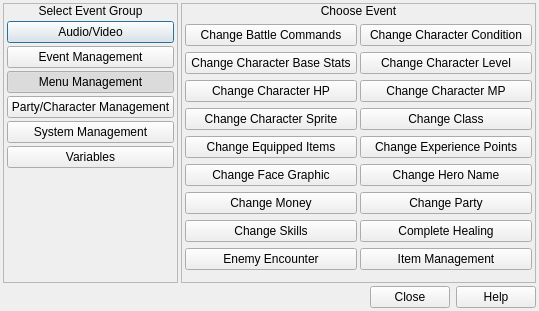
<?xml version="1.0" encoding="UTF-8"?>
<ui version="4.0">
 <class>BrowseMenuEvents</class>
 <widget class="QDialog" name="BrowseMenuEvents">
  <property name="geometry">
   <rect>
    <x>0</x>
    <y>0</y>
    <width>539</width>
    <height>311</height>
   </rect>
  </property>
  <property name="windowTitle">
   <string>Menu Events</string>
  </property>
  <property name="windowIcon">
   <iconset resource="gui_icons.qrc">
    <normaloff>:/icons/openrpgmaker.png</normaloff>:/icons/openrpgmaker.png</iconset>
  </property>
  <property name="styleSheet">
   <string notr="true">.QFrame
{
	border-width: 1px;
	border-style: solid;
	border-color: palette(window-text);
}

.QFrame&gt;QLabel
{
	border-width: 0px;
	background-color: palette(window-text);
	color: palette(window);
	font-weight: bold;
}

.QFrame&gt;QCheckBox
{
	background-color: palette(window-text);
	border-width: 0px;
	border-style: none;
	color: palette(window);
	spacing: 3px;
	font-weight: bold;
	padding: 0px 0px 0px 3px;
}

.QFrame&gt;QCheckBox::indicator
{
	min-width: 8px;
	max-width: 8px;
	min-height: 8px;
	max-height: 8px;
	width: 8px;
	height: 8px;
	border-width: 2px;
	border-radius: 0px;
	border-style: ridge;
	border-color: palette(mid);
}

.QFrame&gt;QCheckBox::indicator:unchecked
{
	background-color: palette(base);
}

.QFrame&gt;QCheckBox::indicator:checked
{
	background-color: palette(window-text);
}

.QFrame&gt;QCheckBox::indicator:hover
{
	border-color: palette(highlight);
}</string>
  </property>
  <layout class="QVBoxLayout" name="verticalLayout_17">
   <property name="spacing">
    <number>3</number>
   </property>
   <property name="margin">
    <number>3</number>
   </property>
   <item>
    <layout class="QHBoxLayout" name="horizontalLayout_7">
     <property name="spacing">
      <number>3</number>
     </property>
     <item>
      <widget class="QFrame" name="frame_11">
       <property name="frameShape">
        <enum>QFrame::StyledPanel</enum>
       </property>
       <property name="frameShadow">
        <enum>QFrame::Raised</enum>
       </property>
       <layout class="QVBoxLayout" name="verticalLayout_11">
        <property name="spacing">
         <number>0</number>
        </property>
        <property name="margin">
         <number>0</number>
        </property>
        <item>
         <widget class="QLabel" name="label_11">
          <property name="sizePolicy">
           <sizepolicy hsizetype="Preferred" vsizetype="Fixed">
            <horstretch>0</horstretch>
            <verstretch>0</verstretch>
           </sizepolicy>
          </property>
          <property name="text">
           <string>Select Event Group</string>
          </property>
          <property name="alignment">
           <set>Qt::AlignCenter</set>
          </property>
         </widget>
        </item>
        <item>
         <widget class="QWidget" name="widget_21" native="true">
          <layout class="QVBoxLayout" name="verticalLayout_12">
           <property name="spacing">
            <number>3</number>
           </property>
           <property name="margin">
            <number>3</number>
           </property>
           <item>
            <widget class="QPushButton" name="bAudioVideo">
             <property name="text">
              <string>Audio/Video</string>
             </property>
             <property name="checkable">
              <bool>true</bool>
             </property>
             <property name="autoExclusive">
              <bool>true</bool>
             </property>
            </widget>
           </item>
           <item>
            <widget class="QPushButton" name="bEventManagement">
             <property name="text">
              <string>Event Management</string>
             </property>
             <property name="checkable">
              <bool>true</bool>
             </property>
             <property name="autoExclusive">
              <bool>true</bool>
             </property>
            </widget>
           </item>
           <item>
            <widget class="QPushButton" name="bMenuManagement">
             <property name="text">
              <string>Menu Management</string>
             </property>
             <property name="checkable">
              <bool>true</bool>
             </property>
             <property name="checked">
              <bool>true</bool>
             </property>
             <property name="autoExclusive">
              <bool>true</bool>
             </property>
            </widget>
           </item>
           <item>
            <widget class="QPushButton" name="bPartyCharacterManagement">
             <property name="text">
              <string>Party/Character Management</string>
             </property>
             <property name="checkable">
              <bool>true</bool>
             </property>
             <property name="autoExclusive">
              <bool>true</bool>
             </property>
            </widget>
           </item>
           <item>
            <widget class="QPushButton" name="bSystemManagement">
             <property name="text">
              <string>System Management</string>
             </property>
             <property name="checkable">
              <bool>true</bool>
             </property>
             <property name="autoExclusive">
              <bool>true</bool>
             </property>
            </widget>
           </item>
           <item>
            <widget class="QPushButton" name="bVariables">
             <property name="text">
              <string>Variables</string>
             </property>
             <property name="checkable">
              <bool>true</bool>
             </property>
             <property name="autoExclusive">
              <bool>true</bool>
             </property>
            </widget>
           </item>
           <item>
            <widget class="QWidget" name="widget" native="true"/>
           </item>
          </layout>
         </widget>
        </item>
       </layout>
      </widget>
     </item>
     <item>
      <widget class="QFrame" name="frame">
       <property name="frameShape">
        <enum>QFrame::StyledPanel</enum>
       </property>
       <property name="frameShadow">
        <enum>QFrame::Raised</enum>
       </property>
       <layout class="QVBoxLayout" name="verticalLayout_7">
        <property name="spacing">
         <number>0</number>
        </property>
        <property name="margin">
         <number>0</number>
        </property>
        <item>
         <widget class="QLabel" name="label">
          <property name="sizePolicy">
           <sizepolicy hsizetype="Preferred" vsizetype="Fixed">
            <horstretch>0</horstretch>
            <verstretch>0</verstretch>
           </sizepolicy>
          </property>
          <property name="text">
           <string>Choose Event</string>
          </property>
          <property name="alignment">
           <set>Qt::AlignCenter</set>
          </property>
         </widget>
        </item>
        <item>
         <widget class="QWidget" name="widget_2" native="true">
          <layout class="QVBoxLayout" name="verticalLayout_13">
           <property name="spacing">
            <number>0</number>
           </property>
           <property name="margin">
            <number>3</number>
           </property>
           <item>
            <widget class="QStackedWidget" name="stackedWidget">
             <property name="currentIndex">
              <number>2</number>
             </property>
             <widget class="QWidget" name="wAudioVideo">
              <layout class="QHBoxLayout" name="horizontalLayout">
               <property name="spacing">
                <number>3</number>
               </property>
               <property name="margin">
                <number>0</number>
               </property>
               <item>
                <layout class="QVBoxLayout" name="verticalLayout_10">
                 <property name="spacing">
                  <number>3</number>
                 </property>
                 <item>
                  <widget class="QPushButton" name="bFadeBGM">
                   <property name="text">
                    <string>Fade BGM</string>
                   </property>
                  </widget>
                 </item>
                 <item>
                  <widget class="QPushButton" name="bPlayBGM">
                   <property name="text">
                    <string>Play BGM</string>
                   </property>
                  </widget>
                 </item>
                 <item>
                  <widget class="QPushButton" name="bPlayMovie">
                   <property name="text">
                    <string>Play Movie</string>
                   </property>
                  </widget>
                 </item>
                 <item>
                  <widget class="QPushButton" name="bPlaySystemBGM">
                   <property name="text">
                    <string>Play System BGM</string>
                   </property>
                  </widget>
                 </item>
                 <item>
                  <widget class="QWidget" name="widget_3" native="true"/>
                 </item>
                </layout>
               </item>
               <item>
                <layout class="QVBoxLayout" name="verticalLayout_14">
                 <property name="spacing">
                  <number>3</number>
                 </property>
                 <item>
                  <widget class="QPushButton" name="bMemorizeBGM">
                   <property name="text">
                    <string>Memorize BGM</string>
                   </property>
                  </widget>
                 </item>
                 <item>
                  <widget class="QPushButton" name="bPlayMemorizedBGM">
                   <property name="text">
                    <string>Play Memorized BGM</string>
                   </property>
                  </widget>
                 </item>
                 <item>
                  <widget class="QPushButton" name="bPlaySoundEffect">
                   <property name="text">
                    <string>Play Sound Effect</string>
                   </property>
                  </widget>
                 </item>
                 <item>
                  <widget class="QPushButton" name="bPlaySystemSoundEffect">
                   <property name="text">
                    <string>Play System Sound Effect</string>
                   </property>
                  </widget>
                 </item>
                 <item>
                  <widget class="QWidget" name="widget_4" native="true"/>
                 </item>
                </layout>
               </item>
              </layout>
             </widget>
             <widget class="QWidget" name="wEventManagement">
              <layout class="QHBoxLayout" name="horizontalLayout_2">
               <property name="spacing">
                <number>3</number>
               </property>
               <property name="margin">
                <number>0</number>
               </property>
               <item>
                <layout class="QVBoxLayout" name="verticalLayout_16">
                 <property name="spacing">
                  <number>3</number>
                 </property>
                 <item>
                  <widget class="QPushButton" name="bBreakOutOfLoop">
                   <property name="text">
                    <string>Break out of Loop</string>
                   </property>
                  </widget>
                 </item>
                 <item>
                  <widget class="QPushButton" name="bConditionalBranch">
                   <property name="text">
                    <string>Conditional Branch</string>
                   </property>
                  </widget>
                 </item>
                 <item>
                  <widget class="QPushButton" name="bInsertComment">
                   <property name="text">
                    <string>Insert Comment</string>
                   </property>
                  </widget>
                 </item>
                 <item>
                  <widget class="QPushButton" name="bKeyInputProcessing">
                   <property name="text">
                    <string>Key Input Processing</string>
                   </property>
                  </widget>
                 </item>
                 <item>
                  <widget class="QPushButton" name="bLoop">
                   <property name="text">
                    <string>Loop</string>
                   </property>
                  </widget>
                 </item>
                 <item>
                  <widget class="QPushButton" name="bVariableMultiValueBranch">
                   <property name="text">
                    <string>Variable Multi-Value Branch</string>
                   </property>
                  </widget>
                 </item>
                 <item>
                  <widget class="QWidget" name="widget_8" native="true"/>
                 </item>
                </layout>
               </item>
               <item>
                <layout class="QVBoxLayout" name="verticalLayout_15">
                 <property name="spacing">
                  <number>3</number>
                 </property>
                 <item>
                  <widget class="QPushButton" name="bCallEvent">
                   <property name="text">
                    <string>Call Event</string>
                   </property>
                  </widget>
                 </item>
                 <item>
                  <widget class="QPushButton" name="bEndEventProcessing">
                   <property name="text">
                    <string>End Event Processing</string>
                   </property>
                  </widget>
                 </item>
                 <item>
                  <widget class="QPushButton" name="bJumpToLabel">
                   <property name="text">
                    <string>Jump to Label</string>
                   </property>
                  </widget>
                 </item>
                 <item>
                  <widget class="QPushButton" name="bLabel">
                   <property name="text">
                    <string>Label</string>
                   </property>
                  </widget>
                 </item>
                 <item>
                  <widget class="QPushButton" name="bPreviousSelectedAreaBranch">
                   <property name="text">
                    <string>Previous Selected Area Branch</string>
                   </property>
                  </widget>
                 </item>
                 <item>
                  <widget class="QPushButton" name="bWait">
                   <property name="text">
                    <string>Wait</string>
                   </property>
                  </widget>
                 </item>
                 <item>
                  <widget class="QWidget" name="widget_9" native="true"/>
                 </item>
                </layout>
               </item>
              </layout>
             </widget>
             <widget class="QWidget" name="wPartyCharacterManagement">
              <layout class="QHBoxLayout" name="horizontalLayout_3">
               <property name="spacing">
                <number>3</number>
               </property>
               <property name="margin">
                <number>0</number>
               </property>
               <item>
                <layout class="QVBoxLayout" name="verticalLayout_23">
                 <property name="spacing">
                  <number>3</number>
                 </property>
                 <item>
                  <widget class="QPushButton" name="bChangeBattleCommands">
                   <property name="text">
                    <string>Change Battle Commands</string>
                   </property>
                  </widget>
                 </item>
                 <item>
                  <widget class="QPushButton" name="bChangeCharacterBaseStats">
                   <property name="text">
                    <string>Change Character Base Stats</string>
                   </property>
                  </widget>
                 </item>
                 <item>
                  <widget class="QPushButton" name="bChangeCharacterHP">
                   <property name="text">
                    <string>Change Character HP</string>
                   </property>
                  </widget>
                 </item>
                 <item>
                  <widget class="QPushButton" name="bChangeCharacterSprite">
                   <property name="text">
                    <string>Change Character Sprite</string>
                   </property>
                  </widget>
                 </item>
                 <item>
                  <widget class="QPushButton" name="bChangeEquippedItems">
                   <property name="text">
                    <string>Change Equipped Items</string>
                   </property>
                  </widget>
                 </item>
                 <item>
                  <widget class="QPushButton" name="bChangeFaceGraphic">
                   <property name="text">
                    <string>Change Face Graphic</string>
                   </property>
                  </widget>
                 </item>
                 <item>
                  <widget class="QPushButton" name="bChangeMoney">
                   <property name="text">
                    <string>Change Money</string>
                   </property>
                  </widget>
                 </item>
                 <item>
                  <widget class="QPushButton" name="bChangeSkills">
                   <property name="text">
                    <string>Change Skills</string>
                   </property>
                  </widget>
                 </item>
                 <item>
                  <widget class="QPushButton" name="bEnemyEncounter">
                   <property name="text">
                    <string>Enemy Encounter</string>
                   </property>
                  </widget>
                 </item>
                </layout>
               </item>
               <item>
                <layout class="QVBoxLayout" name="verticalLayout_22">
                 <property name="spacing">
                  <number>3</number>
                 </property>
                 <item>
                  <widget class="QPushButton" name="bChangeCharacterCondition">
                   <property name="text">
                    <string>Change Character Condition</string>
                   </property>
                  </widget>
                 </item>
                 <item>
                  <widget class="QPushButton" name="bChangeCharacterLevel">
                   <property name="text">
                    <string>Change Character Level</string>
                   </property>
                  </widget>
                 </item>
                 <item>
                  <widget class="QPushButton" name="bChangeCharacterMP">
                   <property name="text">
                    <string>Change Character MP</string>
                   </property>
                  </widget>
                 </item>
                 <item>
                  <widget class="QPushButton" name="bChangeClass">
                   <property name="text">
                    <string>Change Class</string>
                   </property>
                  </widget>
                 </item>
                 <item>
                  <widget class="QPushButton" name="bChangeExperiencePoints">
                   <property name="text">
                    <string>Change Experience Points</string>
                   </property>
                  </widget>
                 </item>
                 <item>
                  <widget class="QPushButton" name="bChangeHeroName">
                   <property name="text">
                    <string>Change Hero Name</string>
                   </property>
                  </widget>
                 </item>
                 <item>
                  <widget class="QPushButton" name="bChangeParty">
                   <property name="text">
                    <string>Change Party</string>
                   </property>
                  </widget>
                 </item>
                 <item>
                  <widget class="QPushButton" name="bCompleteHealing">
                   <property name="text">
                    <string>Complete Healing</string>
                   </property>
                  </widget>
                 </item>
                 <item>
                  <widget class="QPushButton" name="bItemManagement">
                   <property name="text">
                    <string>Item Management</string>
                   </property>
                  </widget>
                 </item>
                </layout>
               </item>
              </layout>
             </widget>
             <widget class="QWidget" name="wSystemManagement">
              <layout class="QHBoxLayout" name="horizontalLayout_4">
               <property name="spacing">
                <number>3</number>
               </property>
               <property name="margin">
                <number>0</number>
               </property>
               <item>
                <layout class="QVBoxLayout" name="verticalLayout_4">
                 <property name="spacing">
                  <number>3</number>
                 </property>
                 <item>
                  <widget class="QPushButton" name="bChangeSystemBGM">
                   <property name="text">
                    <string>Change System BGM</string>
                   </property>
                  </widget>
                 </item>
                 <item>
                  <widget class="QPushButton" name="bChangeSystemSoundEffect">
                   <property name="text">
                    <string>Change System Sound Effect</string>
                   </property>
                  </widget>
                 </item>
                 <item>
                  <widget class="QPushButton" name="bLoadGame">
                   <property name="text">
                    <string>Load Game</string>
                   </property>
                  </widget>
                 </item>
                 <item>
                  <widget class="QPushButton" name="bSetScreenTransition">
                   <property name="text">
                    <string>Set Screen Transition</string>
                   </property>
                  </widget>
                 </item>
                 <item>
                  <widget class="QWidget" name="widget_20" native="true"/>
                 </item>
                </layout>
               </item>
               <item>
                <layout class="QVBoxLayout" name="verticalLayout_5">
                 <property name="spacing">
                  <number>3</number>
                 </property>
                 <item>
                  <widget class="QPushButton" name="bChangeSystemGraphic">
                   <property name="text">
                    <string>Change System Graphics</string>
                   </property>
                  </widget>
                 </item>
                 <item>
                  <widget class="QPushButton" name="bChangeVehicleGraphic">
                   <property name="text">
                    <string>Change Vehicle Graphic</string>
                   </property>
                  </widget>
                 </item>
                 <item>
                  <widget class="QPushButton" name="bSaveGame">
                   <property name="text">
                    <string>Save Game</string>
                   </property>
                  </widget>
                 </item>
                 <item>
                  <widget class="QPushButton" name="bTeleport">
                   <property name="text">
                    <string>Teleport</string>
                   </property>
                  </widget>
                 </item>
                 <item>
                  <widget class="QWidget" name="widget_19" native="true"/>
                 </item>
                </layout>
               </item>
              </layout>
             </widget>
             <widget class="QWidget" name="wVariables">
              <layout class="QHBoxLayout" name="horizontalLayout_5">
               <property name="spacing">
                <number>3</number>
               </property>
               <property name="margin">
                <number>0</number>
               </property>
               <item>
                <layout class="QVBoxLayout" name="verticalLayout_8">
                 <property name="spacing">
                  <number>3</number>
                 </property>
                 <item>
                  <widget class="QPushButton" name="bStringOperation">
                   <property name="text">
                    <string>String Operation</string>
                   </property>
                  </widget>
                 </item>
                 <item>
                  <widget class="QPushButton" name="bTimerOperation">
                   <property name="text">
                    <string>Timer Operation</string>
                   </property>
                  </widget>
                 </item>
                 <item>
                  <widget class="QWidget" name="widget_22" native="true"/>
                 </item>
                </layout>
               </item>
               <item>
                <layout class="QVBoxLayout" name="verticalLayout_9">
                 <property name="spacing">
                  <number>3</number>
                 </property>
                 <item>
                  <widget class="QPushButton" name="bSwitchOperation">
                   <property name="text">
                    <string>Switch Operation</string>
                   </property>
                  </widget>
                 </item>
                 <item>
                  <widget class="QPushButton" name="bVariableOperation">
                   <property name="text">
                    <string>Variable Operation</string>
                   </property>
                  </widget>
                 </item>
                 <item>
                  <widget class="QWidget" name="widget_23" native="true"/>
                 </item>
                </layout>
               </item>
              </layout>
             </widget>
             <widget class="QWidget" name="wMenuManagement">
              <layout class="QHBoxLayout" name="horizontalLayout_6">
               <property name="spacing">
                <number>3</number>
               </property>
               <property name="margin">
                <number>0</number>
               </property>
               <item>
                <layout class="QVBoxLayout" name="verticalLayout_3">
                 <property name="spacing">
                  <number>3</number>
                 </property>
                 <item>
                  <widget class="QWidget" name="widget_6" native="true">
                   <property name="sizePolicy">
                    <sizepolicy hsizetype="Preferred" vsizetype="Fixed">
                     <horstretch>0</horstretch>
                     <verstretch>0</verstretch>
                    </sizepolicy>
                   </property>
                   <layout class="QVBoxLayout" name="verticalLayout">
                    <property name="spacing">
                     <number>3</number>
                    </property>
                    <property name="margin">
                     <number>0</number>
                    </property>
                    <item>
                     <widget class="QPushButton" name="bEnableDisableObject">
                      <property name="text">
                       <string>Enable/Disable Object</string>
                      </property>
                     </widget>
                    </item>
                    <item>
                     <widget class="QPushButton" name="bChangeImage">
                      <property name="text">
                       <string>Change Image</string>
                      </property>
                     </widget>
                    </item>
                    <item>
                     <widget class="QPushButton" name="bChangeSelectedArea">
                      <property name="text">
                       <string>Change Selected Area</string>
                      </property>
                     </widget>
                    </item>
                    <item>
                     <widget class="QPushButton" name="bOpenMenu">
                      <property name="text">
                       <string>Open Menu</string>
                      </property>
                     </widget>
                    </item>
                    <item>
                     <widget class="QPushButton" name="bScrollArea">
                      <property name="text">
                       <string>Scroll Area</string>
                      </property>
                     </widget>
                    </item>
                   </layout>
                  </widget>
                 </item>
                 <item>
                  <widget class="QWidget" name="widget_25" native="true">
                   <property name="sizePolicy">
                    <sizepolicy hsizetype="Preferred" vsizetype="Expanding">
                     <horstretch>0</horstretch>
                     <verstretch>0</verstretch>
                    </sizepolicy>
                   </property>
                  </widget>
                 </item>
                </layout>
               </item>
               <item>
                <layout class="QVBoxLayout" name="verticalLayout_6">
                 <property name="spacing">
                  <number>3</number>
                 </property>
                 <item>
                  <widget class="QWidget" name="widget_24" native="true">
                   <property name="sizePolicy">
                    <sizepolicy hsizetype="Preferred" vsizetype="Fixed">
                     <horstretch>0</horstretch>
                     <verstretch>0</verstretch>
                    </sizepolicy>
                   </property>
                   <layout class="QVBoxLayout" name="verticalLayout_2">
                    <property name="spacing">
                     <number>3</number>
                    </property>
                    <property name="margin">
                     <number>0</number>
                    </property>
                    <item>
                     <widget class="QPushButton" name="bExitMenu">
                      <property name="text">
                       <string>Exit Menu</string>
                      </property>
                     </widget>
                    </item>
                    <item>
                     <widget class="QPushButton" name="bChangeItemList">
                      <property name="text">
                       <string>Change Item List</string>
                      </property>
                     </widget>
                    </item>
                    <item>
                     <widget class="QPushButton" name="bChangeText">
                      <property name="text">
                       <string>Change Text</string>
                      </property>
                     </widget>
                    </item>
                   </layout>
                  </widget>
                 </item>
                 <item>
                  <widget class="QPushButton" name="bQuitGame">
                   <property name="text">
                    <string>Quit Game</string>
                   </property>
                  </widget>
                 </item>
                 <item>
                  <widget class="QPushButton" name="bShowPopupMenu">
                   <property name="text">
                    <string>Show Popup Menu</string>
                   </property>
                  </widget>
                 </item>
                 <item>
                  <widget class="QWidget" name="widget_26" native="true">
                   <property name="sizePolicy">
                    <sizepolicy hsizetype="Preferred" vsizetype="Expanding">
                     <horstretch>0</horstretch>
                     <verstretch>0</verstretch>
                    </sizepolicy>
                   </property>
                  </widget>
                 </item>
                </layout>
               </item>
              </layout>
             </widget>
            </widget>
           </item>
          </layout>
         </widget>
        </item>
       </layout>
      </widget>
     </item>
    </layout>
   </item>
   <item>
    <widget class="QDialogButtonBox" name="buttonBox">
     <property name="orientation">
      <enum>Qt::Horizontal</enum>
     </property>
     <property name="standardButtons">
      <set>QDialogButtonBox::Close|QDialogButtonBox::Help</set>
     </property>
    </widget>
   </item>
  </layout>
 </widget>
 <resources>
  <include location="gui_icons.qrc"/>
 </resources>
 <connections>
  <connection>
   <sender>buttonBox</sender>
   <signal>accepted()</signal>
   <receiver>BrowseMenuEvents</receiver>
   <slot>accept()</slot>
   <hints>
    <hint type="sourcelabel">
     <x>248</x>
     <y>254</y>
    </hint>
    <hint type="destinationlabel">
     <x>157</x>
     <y>274</y>
    </hint>
   </hints>
  </connection>
  <connection>
   <sender>buttonBox</sender>
   <signal>rejected()</signal>
   <receiver>BrowseMenuEvents</receiver>
   <slot>reject()</slot>
   <hints>
    <hint type="sourcelabel">
     <x>316</x>
     <y>260</y>
    </hint>
    <hint type="destinationlabel">
     <x>286</x>
     <y>274</y>
    </hint>
   </hints>
  </connection>
 </connections>
</ui>
